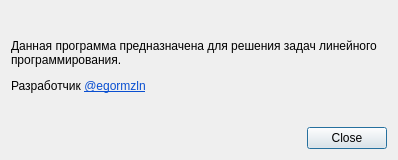
<?xml version="1.0" encoding="UTF-8"?>
<ui version="4.0">
 <class>InfoDialog</class>
 <widget class="QDialog" name="InfoDialog">
  <property name="geometry">
   <rect>
    <x>0</x>
    <y>0</y>
    <width>398</width>
    <height>160</height>
   </rect>
  </property>
  <property name="minimumSize">
   <size>
    <width>398</width>
    <height>160</height>
   </size>
  </property>
  <property name="maximumSize">
   <size>
    <width>398</width>
    <height>160</height>
   </size>
  </property>
  <property name="acceptDrops">
   <bool>false</bool>
  </property>
  <property name="windowTitle">
   <string>Справка</string>
  </property>
  <layout class="QVBoxLayout" name="verticalLayout_2">
   <item>
    <layout class="QVBoxLayout" name="verticalLayout">
     <item>
      <widget class="QLabel" name="lbl_info">
       <property name="text">
        <string>&lt;html&gt;&lt;head/&gt;&lt;body&gt;&lt;p&gt;Данная программа предназначена для решения задач линейного программирования.&lt;/p&gt;&lt;p&gt;Разработчик &lt;a href=&quot;https://t.me/egormzln&quot;&gt;&lt;span style=&quot; text-decoration: underline; color:#094fd1;&quot;&gt;@egormzln&lt;/span&gt;&lt;/a&gt;&lt;/p&gt;&lt;/body&gt;&lt;/html&gt;</string>
       </property>
       <property name="scaledContents">
        <bool>false</bool>
       </property>
       <property name="wordWrap">
        <bool>true</bool>
       </property>
      </widget>
     </item>
     <item>
      <widget class="QDialogButtonBox" name="btn_info_close">
       <property name="standardButtons">
        <set>QDialogButtonBox::StandardButton::Close</set>
       </property>
      </widget>
     </item>
    </layout>
   </item>
  </layout>
 </widget>
 <resources/>
 <connections/>
</ui>
